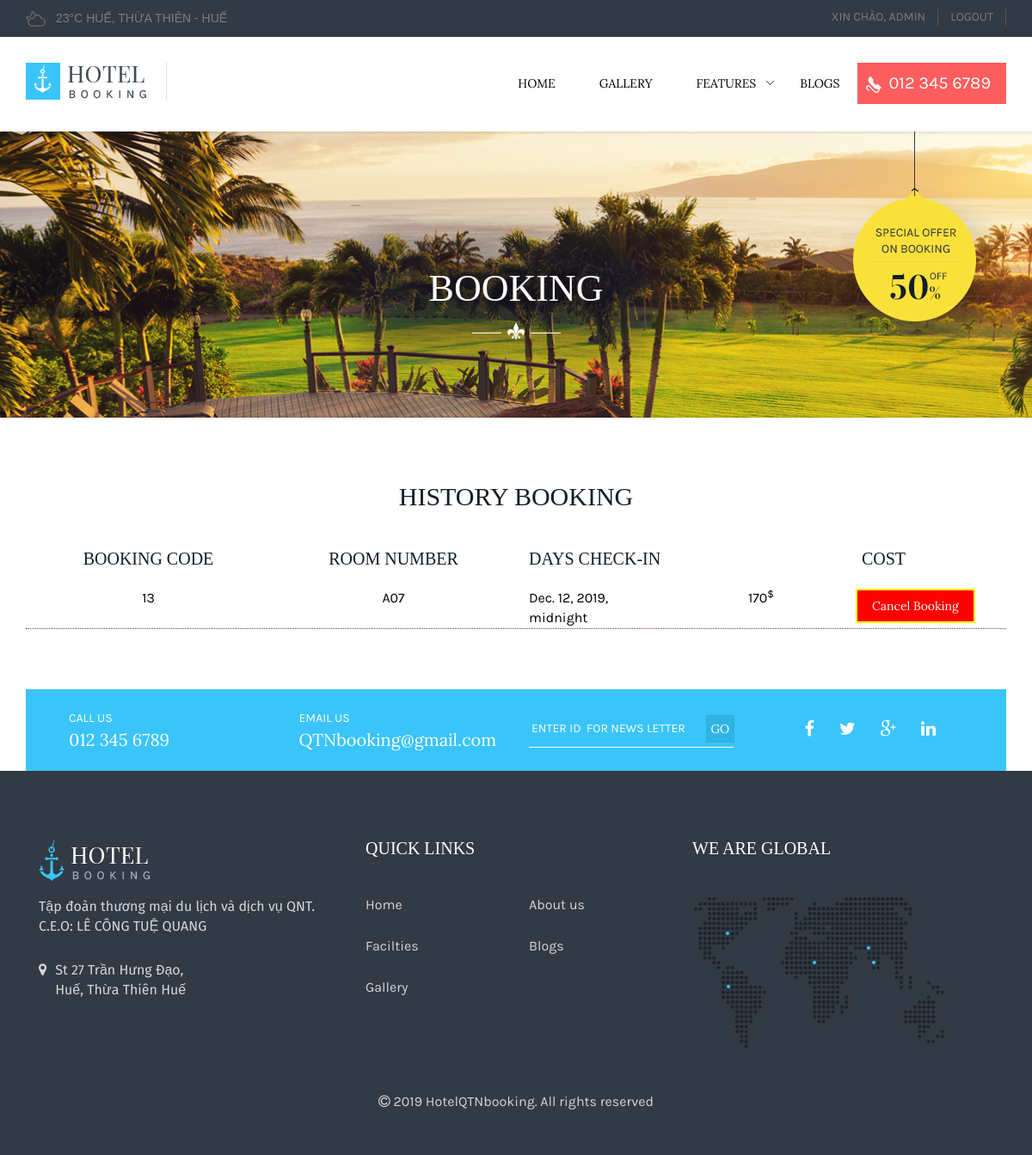
The page /booking/ (signed in) on the database as committed earlier.
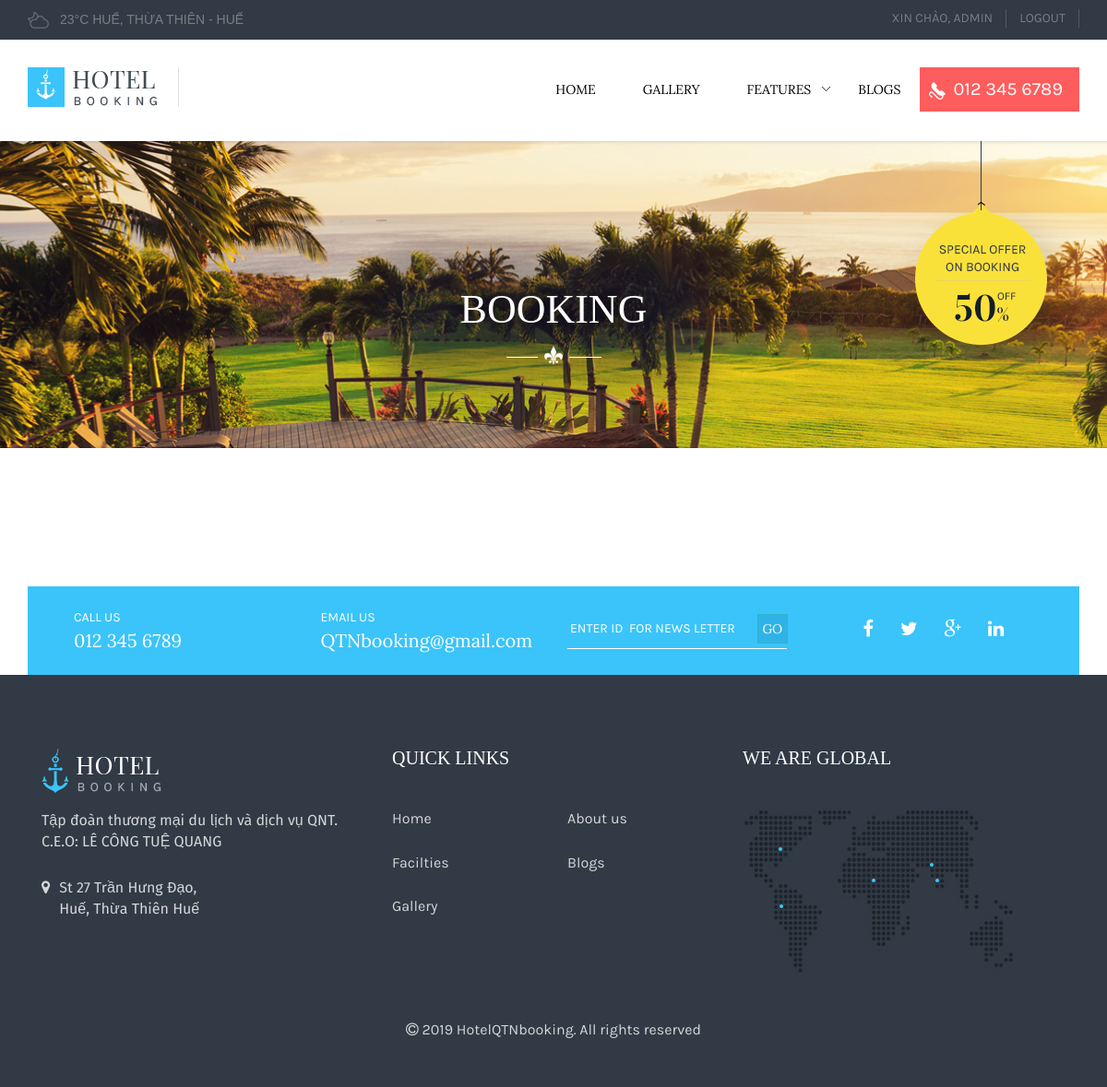
The same page on the database as committed later.
### chitietbooking/models.py (models this page shows)
class ChiTietBooking(models.Model):
    mabooking= models.AutoField(primary_key=True)
    tendn= models.ForeignKey(MyUser, on_delete=models.CASCADE)
    sophong= models.ForeignKey(Phong, on_delete=models.CASCADE,default=0)
    ngaynhanphong= models.DateTimeField(default= timezone.now)
    ngaytratphong= models.DateTimeField(default= timezone.now)
    thanhtien=models.BigIntegerField(default=0)

### phong/models.py (models this page shows)
class Phong(models.Model):
    choice_phong = {(0,"Standard Room"),(1,"Superior Room"),(2,"Deluxe Room"),(3,"Suite Room")
                    ,(4,"Executive Suite Room"),(5,"President Suite Room"),(6,"Adjacent Rooms"),(7,"Hollywood Twin Room")}
    sophong= models.CharField(max_length=30,primary_key=True,default=0)
    loaiphong = models.IntegerField(choices = choice_phong,default=0)
    gia= models.BigIntegerField(default=0)
    active = models.BooleanField(default = False)
    def __str__(self):
        return self.sophong

### hotel/views.py (the view, shortened to what this page needs)
# urls.py: path('booking/', bookingView.as_view(), name="booking"),
class bookingView(LoginRequiredMixin,View):
    login_url="/login/"
    def get(self,request):
        form=ChiTietBooking.objects.all()
        context={"h":form}
        return render(request, 'hoteltp/booking.html',context)

### templates/hoteltp/booking.html (shortened to what this page needs)
{% extends 'hoteltp/base.html' %}
{% load static %}
{% block body %}
    <body id="booking_page">
	{% include 'hoteltp/navbar.html' %}
        <section class="breadcrumb_main_area margin-bottom-80" style="background: url({% static 'hoteltp/img/gallery-breadcrumb.jpg' %}) no-repeat center center / cover #000000;">
            <div class="container-fluid">
                <div class="row">
                    <div class="breadcrumb_main nice_title">
                        <h2>Booking</h2>
                        <div class="special_offer_main">
                            <div class="container">
                                <div class="special_offer_sub">
                                    <img src="{% static 'hoteltp/img/special-offer-yellow-main.png'%}" alt="imf">
                                </div>
                            </div>
                        </div>
                    </div>
                </div>
            </div>
        </section>
        <section class="container" style="margin-bottom:70px;">
        {% if h %}
        	<div class="row">
        		<div class="col-12">
        			<h3 style="text-align: center;margin-bottom:50px;">HISTORY BOOKING</h3>
        		</div>
       		</div>
       			<div class="row" style="margin:auto;margin-bottom:20px;">
       				<div class="col-lg-3" style="text-align: center;">
       					<h5>Booking Code</h5>
       				</div>
       				<div class="col-lg-3" style="text-align: center;">
       					<h5>Room Number</h5>
       				</div>
       				<div class="col-lg-3">
       					<h5>Days Check-in</h5>
       				</div>
       				<div class="col-lg-3" style="text-align: center;">
       					<h5>Cost</h5>
       				</div>
       			</div>
   				{% for i in h %}
   				{% if i.tendn == user %}
    				<div class="row" style="margin:auto;margin-top:25px;border-bottom: 1px dotted #6b3c3c">
                        <div class="col-lg-3" style="text-align: center;">
                            <a>{{i.mabooking}}</a>
                        </div>
                        <div class="col-lg-3" style="text-align: center;">
                            <a>{{i.sophong}}</a>
                        </div>
                        <div class="col-lg-2">
                            <a>{{i.ngaynhanphong}}</a>
                        </div>
                        <div class="col-lg-2" style="text-align: center;">
                            <a>{{i.thanhtien}}<sup>$</sup></a>
                        </div>
                        <div class="col-lg-2" style="text-align: center;">
                            <form method="post" action="{% url 'hotel:booking' %}" style="text-align: left">
                            <a><button type="submit" class="btn" style="margin-left: auto; border-color: yellow ; background-color: red; color: white;" >Cancel Booking</button></a>
                            </form>
                        </div>
                    </div>
   				{%endif%}
   				{%endfor%}
   				{% endif %}
        </section>
{% endblock %}

Rows that differ between the two databases and show on the page:
removed ChiTietBooking: mabooking "13", sophong "A07", ngaynhanphong "Dec. 12, 2019, midnight", thanhtien "170"
Other text that changed with them:
text no longer shown: "HISTORY BOOKING BOOKING CODE ROOM NUMBER DAYS CHECK-IN COST"
